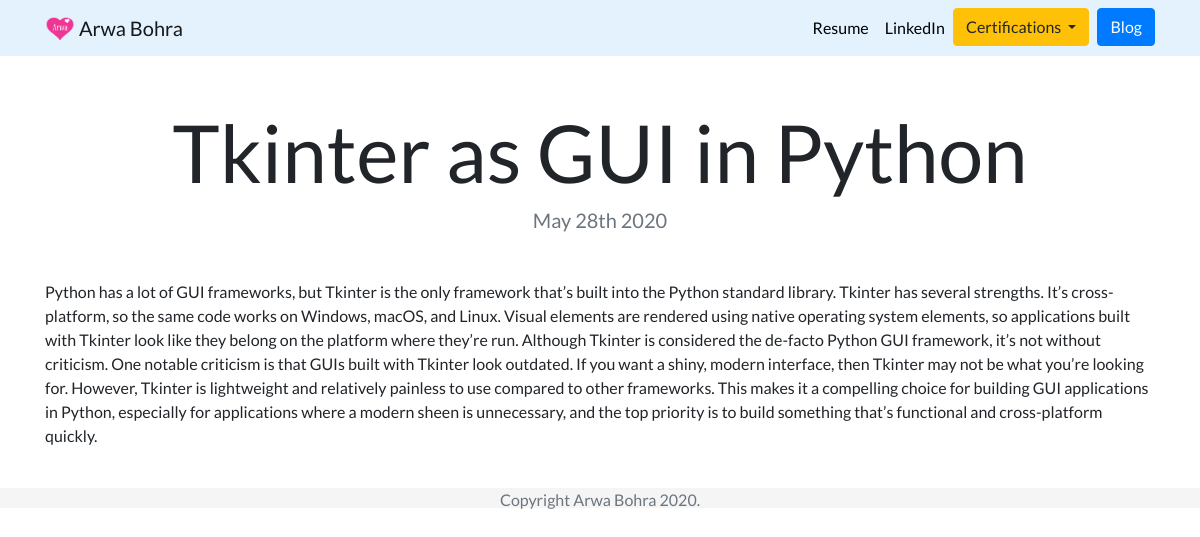
The app's page /blog/2/ with its own data.
### blog/models.py (models this page shows, shortened)
class BlogApp(models.Model):
    title=models.CharField(max_length=100)
    description=models.TextField(max_length=15000)
    date = models.DateField()

### blog/views.py (the view)
# urls.py: path('<int:blog_id>/',views.detail,name='detail')
def detail(request,blog_id):
    blog=get_object_or_404(BlogApp, pk=blog_id)
    return render(request,'blogs/detail.html',{'blog':blog})

### blog/templates/blogs/detail.html
{% extends "portfolio/base.html" %}
{% load static %}
{% block content %}
<h1 class="text-center mt-5" id="blogdetailtitle">{{ blog.title }}</h1>
<h5 class="text-center text-muted mb-5">{{ blog.date|date:'F jS Y' }}</h5>
{{ blog.description|safe }}
{% endblock %}

### portfolio/static/portfolio/custom.css (style rules this page uses)
body { font-family: 'Lato', sans-serif; }
@media (min-width: 992px) { #blogdetailtitle { font-size: 5rem; } }

### records on screen
BlogApp: title "Tkinter as GUI in Python", date "May 28th 2020", description "Python has a lot of GUI frameworks, but Tkinter is the only framework that’s built into the Python standard library. Tkinter has several strengths. It’s cross-platform, so the same code works on Windows, macOS, and Linux. Visual elements are rendered using native operating system elements, so applications built with Tkinter look like they belong on the platform where they’re run. Although Tkinter is considered the de-facto Python GUI framework, it’s not without criticism. One notable criticism is that GUIs built with Tkinter look outdated. If you want a shiny, modern interface, then Tkinter may not be what you’re looking for. However, Tkinter is lightweight and relatively painless to use…"
